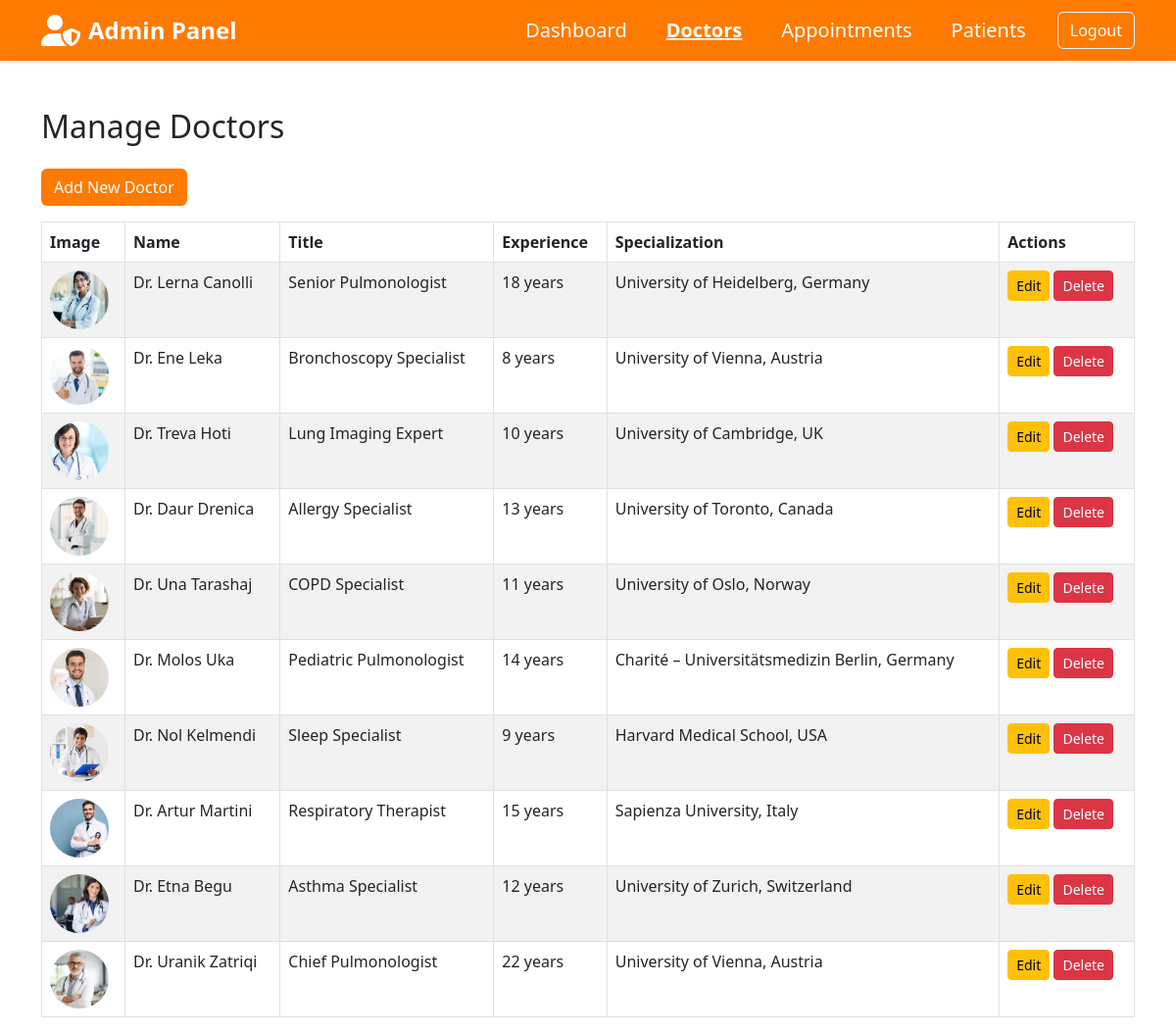
Page /admin/doctors.php (signed in) on the committed database.
### tables this page shows
CREATE TABLE doctors (
    id INT AUTO_INCREMENT PRIMARY KEY,
    name VARCHAR(100) NOT NULL,
    title VARCHAR(100),
    bio TEXT,
    experience VARCHAR(50),
    specialized_in VARCHAR(150),
    image VARCHAR(100) DEFAULT 'default.jpg'
);

### admin/doctors.php (the view, shortened to what this page needs)
<?php
require '../config.php';
$doctors = $conn->query("SELECT * FROM doctors ORDER BY id DESC")->fetchAll(PDO::FETCH_ASSOC);
?>
<?php include 'inc/admin_header.php'; ?>
<!DOCTYPE html>
<html lang="en">
<head>
  <link href="https://cdn.jsdelivr.net/npm/bootstrap@5.3.0/dist/css/bootstrap.min.css" rel="stylesheet">
</head>
<body>
<div class="container mt-5">
  <h2 class="mb-4 text-orange">Manage Doctors</h2>
  <a href="add-doctors.php" class="btn btn-orange mb-3">Add New Doctor</a>
  <table class="table table-bordered table-striped">
    <thead>
      <tr>
        <th>Image</th>
        <th>Name</th>
        <th>Title</th>
        <th>Experience</th>
        <th>Specialization</th>
        <th>Actions</th>
      </tr>
    </thead>
    <tbody>
      <?php foreach ($doctors as $doc): ?>
        <tr>
          <td><img src="../assets/img/<?= htmlspecialchars($doc['image']) ?>" alt="Doctor"></td>
          <td><?= htmlspecialchars($doc['name']) ?></td>
          <td><?= htmlspecialchars($doc['title']) ?></td>
          <td><?= htmlspecialchars($doc['experience']) ?></td>
          <td><?= htmlspecialchars($doc['specialized_in']) ?></td>
          <td>
            <a href="edit_doctors.php?id=<?= $doc['id'] ?>" class="btn btn-sm btn-warning">Edit</a>
            <a href="?delete=<?= $doc['id'] ?>" class="btn btn-sm btn-danger" onclick="return confirm('Are you sure?');">Delete</a>
          </td>
        </tr>
      <?php endforeach; ?>
    </tbody>
  </table>
</div>
</body>
</html>

### admin/doctors.php (style rules this page uses)
.btn-orange { background-color: #ff7a00; color: white; }
.table img { width: 60px; height: 60px; object-fit: cover; border-radius: 50%; }

### rows in the picture
doctors: image (picture), name "Dr. Lerna Canolli", title "Senior Pulmonologist", experience "18 years", specialized_in "University of Heidelberg, Germany"
doctors: image (picture), name "Dr. Ene Leka", title "Bronchoscopy Specialist", experience "8 years", specialized_in "University of Vienna, Austria"
doctors: image (picture), name "Dr. Treva Hoti", title "Lung Imaging Expert", experience "10 years", specialized_in "University of Cambridge, UK"
doctors: image (picture), name "Dr. Daur Drenica", title "Allergy Specialist", experience "13 years", specialized_in "University of Toronto, Canada"
doctors: image (picture), name "Dr. Una Tarashaj", title "COPD Specialist", experience "11 years", specialized_in "University of Oslo, Norway"
doctors: image (picture), name "Dr. Molos Uka", title "Pediatric Pulmonologist", experience "14 years", specialized_in "Charité – Universitätsmedizin Berlin, Germany"
doctors: image (picture), name "Dr. Nol Kelmendi", title "Sleep Specialist", experience "9 years", specialized_in "Harvard Medical School, USA"
doctors: image (picture), name "Dr. Artur Martini", title "Respiratory Therapist", experience "15 years", specialized_in "Sapienza University, Italy"
doctors: image (picture), name "Dr. Etna Begu", title "Asthma Specialist", experience "12 years", specialized_in "University of Zurich, Switzerland"
doctors: image (picture), name "Dr. Uranik Zatriqi", title "Chief Pulmonologist", experience "22 years", specialized_in "University of Vienna, Austria"
